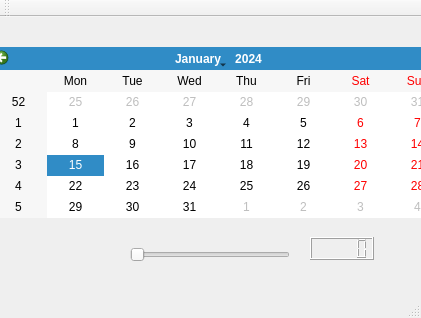
<?xml version="1.0" encoding="UTF-8"?>
<ui version="4.0">
 <class>MainWindow</class>
 <widget class="QMainWindow" name="MainWindow">
  <property name="geometry">
   <rect>
    <x>0</x>
    <y>0</y>
    <width>421</width>
    <height>318</height>
   </rect>
  </property>
  <property name="windowTitle">
   <string>MainWindow</string>
  </property>
  <widget class="QWidget" name="centralWidget">
   <widget class="QPushButton" name="pushButton">
    <property name="geometry">
     <rect>
      <x>270</x>
      <y>90</y>
      <width>89</width>
      <height>25</height>
     </rect>
    </property>
    <property name="text">
     <string>PushButton</string>
    </property>
   </widget>
   <widget class="QRadioButton" name="radioButton">
    <property name="geometry">
     <rect>
      <x>130</x>
      <y>160</y>
      <width>112</width>
      <height>23</height>
     </rect>
    </property>
    <property name="text">
     <string>RadioButton</string>
    </property>
   </widget>
   <widget class="QDial" name="dial">
    <property name="geometry">
     <rect>
      <x>110</x>
      <y>50</y>
      <width>50</width>
      <height>64</height>
     </rect>
    </property>
   </widget>
   <widget class="QSlider" name="horizontalSlider">
    <property name="geometry">
     <rect>
      <x>130</x>
      <y>230</y>
      <width>160</width>
      <height>16</height>
     </rect>
    </property>
    <property name="orientation">
     <enum>Qt::Horizontal</enum>
    </property>
   </widget>
   <widget class="QDateEdit" name="dateEdit">
    <property name="geometry">
     <rect>
      <x>270</x>
      <y>40</y>
      <width>110</width>
      <height>26</height>
     </rect>
    </property>
   </widget>
   <widget class="QCalendarWidget" name="calendarWidget">
    <property name="geometry">
     <rect>
      <x>-10</x>
      <y>30</y>
      <width>456</width>
      <height>171</height>
     </rect>
    </property>
   </widget>
   <widget class="QLCDNumber" name="lcdNumber">
    <property name="geometry">
     <rect>
      <x>310</x>
      <y>220</y>
      <width>64</width>
      <height>23</height>
     </rect>
    </property>
   </widget>
  </widget>
  <widget class="QMenuBar" name="menuBar">
   <property name="geometry">
    <rect>
     <x>0</x>
     <y>0</y>
     <width>421</width>
     <height>22</height>
    </rect>
   </property>
  </widget>
  <widget class="QToolBar" name="mainToolBar">
   <attribute name="toolBarArea">
    <enum>TopToolBarArea</enum>
   </attribute>
   <attribute name="toolBarBreak">
    <bool>false</bool>
   </attribute>
  </widget>
  <widget class="QStatusBar" name="statusBar"/>
 </widget>
 <layoutdefault spacing="6" margin="11"/>
 <resources/>
 <connections/>
</ui>
